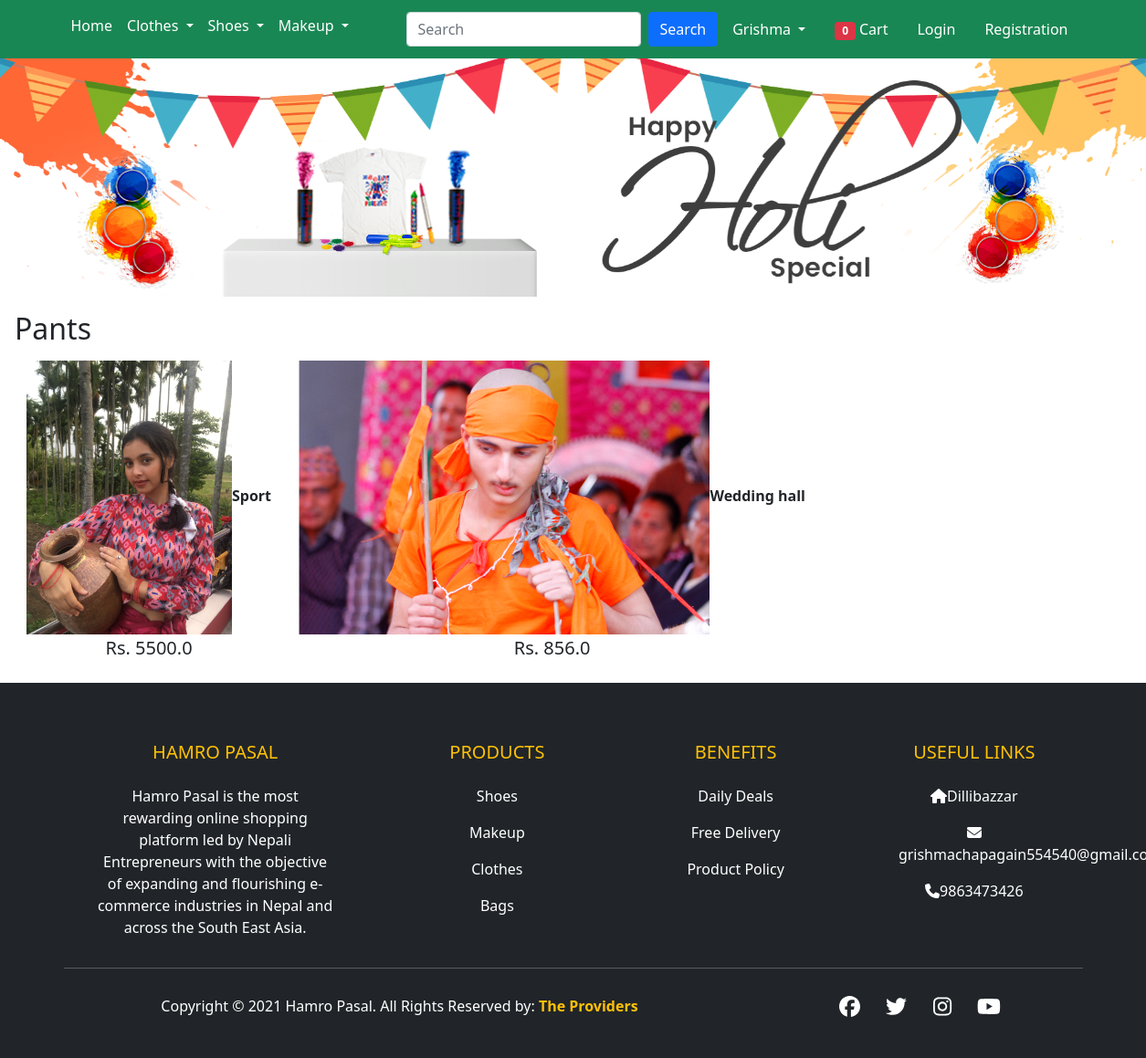
/, run on an earlier commit of the app's database.
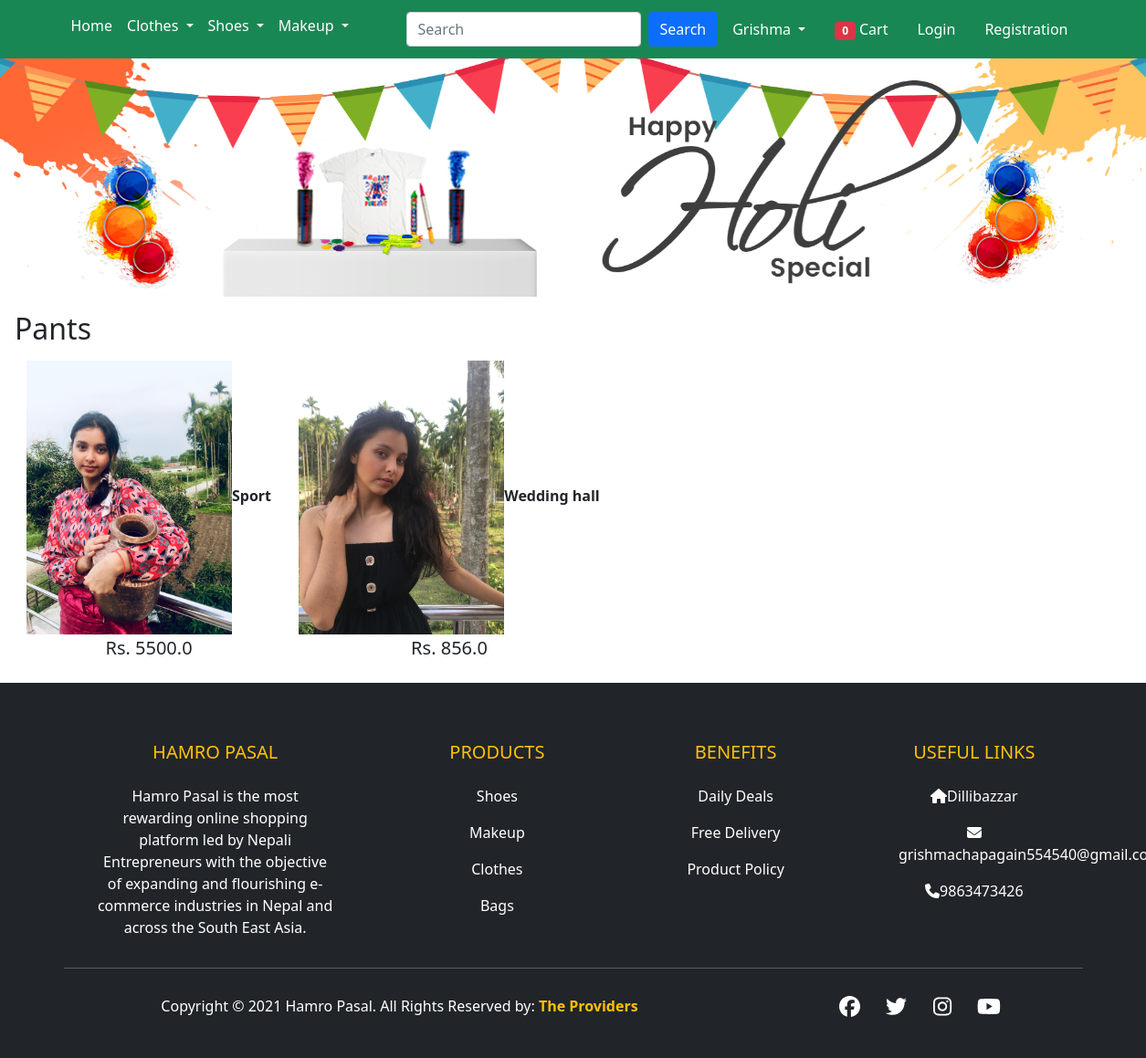
And on a later commit of the database.
### products/models.py (models this page shows, shortened)
class Product(models.Model):
    title = models.CharField(max_length=100)
    Price = models.FloatField()
    Selling_Price= models.FloatField()
    Description = models.TextField()
    Manufacturer = models.CharField(max_length=100)
    category = models.CharField(choices=PASAL_CHOICES, max_length=2)
    Image = models.ImageField(upload_to='productimg')

### products/views.py (the view)
# urls.py: path('', views.ProductView.as_view(), name='home'),
class ProductView(View):
    def get(self, request):
        totalitem = 0
        Bh = Product.objects.filter(category="BS")
        GT = Product.objects.filter(category="G")
        LD = Product.objects.filter(category="L")
        CM = Product.objects.filter(category="C")
        Pant= Product.objects.filter(category="P")
        Ss= Product.objects.filter(category="T")
        if request.user.is_authenticated:
            totalitem = len(Cart.objects.filter(user=request.user))
        return render(request, 'pr/home.html', { 'LD': LD,'GT': GT,'CM': CM ,'Bh':Bh,'Pant':Pant,'Ss':Ss,'totalitem': totalitem})

### products/templates/pr/home.html (shortened to what this page needs)
{% extends 'pr/base.html' %}
{% load static %}
{% block banner_slider %}
<div id="carouselExampleControls" class="carousel slide" data-bs-ride="carousel">
  <div class="carousel-inner">
    <div class="carousel-item active">
      <img src="{% static 'all/images/banner/holi.png' %}" class="d-block w-100" alt="...">
    </div>
  </div>
  <a class="carousel-control-prev" href="#carouselExampleControls" role="button" data-bs-slide="prev">
    <span class="carousel-control-prev-icon" aria-hidden="true"></span>
  </a>
  <a class="carousel-control-next" href="#carouselExampleControls" role="button" data-bs-slide="next">
    <span class="carousel-control-next-icon" aria-hidden="true"></span>
  </a>
</div>
{% endblock banner_slider %}
{% block main-content %}
<div class="m-3">
  <h2>Pants</h2>
  <div>
  {% for f in Pant %}
   <a href="{% url 'product-detail' f.id %}" class="btn"><div class="item"><img src="{{f.Image.url}}" alt="not" height="300px"><span class="fw-bold">{{f.title}}</span><br><span class="fs-5">Rs. {{f.Selling_Price}}</span></div></a>
   {% endfor %}
 </div>
 </div>
{% endblock main-content %}

### products/templates/pr/base.html (shortened to what this page needs)
<!doctype html>
{% load static %}
<html lang="en">
<head>
    <link href="https://cdn.jsdelivr.net/npm/bootstrap@5.0.0-beta1/dist/css/bootstrap.min.css" rel="stylesheet"
>
</head>
<body>
<nav class="navbar navbar-expand-lg navbar-dark bg-success">
    <div class="container">
        <div class="collapse navbar-collapse" id="navContent">
            <ul class="navbar-nav me-auto mb-2 mb-lg-2">
                <li class="nav-item">
                    <a class="nav-link active" aria-current="page" href="/">Home</a>
                </li>
            <li class="nav-item dropdown">
                    <a class="nav-link dropdown-toggle text-white" href="#" id="fashionDropdown" role="button"
                       data-bs-toggle="dropdown" aria-expanded="false">
                        Clothes
                    </a>
                </li>
                 <li class="nav-item dropdown">
                    <a class="nav-link dropdown-toggle text-white" href="#" id="ShoeDropdown" role="button"
                       data-bs-toggle="dropdown" aria-expanded="false">
                        Shoes
                    </a>
                </li>
                <li class="nav-item dropdown">
                    <a class="nav-link dropdown-toggle text-white" href="#" id="BeautyDropdown" role="button"
                       data-bs-toggle="dropdown" aria-expanded="false">
                        Makeup
                    </a>
                </li>
            </ul>
            <form class="d-flex" action="{% url 'search' %}" method="get">
                <input class="form-control me-2" type="search" placeholder="Search" aria-label="Search" name=search>
                <button class="btn btn-primary " type="submit">Search</button>
            </form>
            <div>
                <ul class="navbar-nav me-auto mb-2 mb-lg-0">
                    <li class="nav-item dropdown mx-2">
                        <a class="nav-link dropdown-toggle text-white " href="#" id="profileDropdown" role="button"
                           data-bs-toggle="dropdown" aria-expanded="false">
                           Grishma
                        </a>
            </li>
                    <li class="nav-item mx-2">
                        <a href="{% url 'showcart' %}" class="nav-link text-white"><span class="badge bg-danger">{{totalitem}}</span>
                            Cart </a>
                    </li>
                    <li class="nav-item mx-2">
                        <a href="{% url 'login' %}" class="nav-link text-white">Login</a>
                    </li>
                    <li class="nav-item mx-2">
                        <a href="{% url 'customerregistration' %}" class="nav-link text-white">Registration</a>
                    </li>
                </ul>
            </div>
        </div>
    </div>
</nav>
{% block banner_slider %} {% endblock banner_slider %}
{% block main-content %} {% endblock main-content %}
<footer class="bg-dark text-white pt-5 pb-4">
    <div class="container text-center text-md-left">
        <div class="row text-center text-md-left">
            <div class="col-md-3 col-lg-3 col-xl-3 mx-auto mt-3">
                <h5 class="text-uppercase mb-4 font-weight-bold text-warning"> Hamro Pasal </h5>
                <p> Hamro Pasal is the most rewarding online shopping platform led by Nepali Entrepreneurs with the objective of expanding and flourishing e-commerce industries in Nepal and across the South East Asia. </p>
            </div>
            <div class="col-md-2 col-lg-2 col-xl-2 mx-auto mt-3">
                <h5 class="text-uppercase mb-4 font-weight-bold text-warning"> Products </h5>
            <p>
                <a href="#" class="text-white" style="text-decoration: none;"> Shoes </a>
            </p>
            <p>
                <a href="#" class="text-white" style="text-decoration: none;"> Makeup </a>
            </p>
            <p>
                <a href="#" class="text-white" style="text-decoration: none;"> Clothes </a>
            </p>
            <p>
                <a href="#" class="text-white" style="text-decoration: none;"> Bags </a>
            </p>
            </div>
            <div class="col-md-3 col-lg-2 col-xl-2 mx-auto mt-3">
                <h5 class="text-uppercase mb-4 font-weight-bold text-warning">Benefits </h5>
            <p>
                <a href="#" class="text-white" style="text-decoration: none;"> Daily Deals </a>
            </p>
            <p>
                <a href="#" class="text-white" style="text-decoration: none;"> Free Delivery </a>
            </p>
            <p>
                <a href="#" class="text-white" style="text-decoration: none;"> Product Policy </a>
            </p>
            </div>
            <div class="col-md-3 col-lg-2 col-xl-2 mx-auto mt-3">
                <h5 class="text-uppercase mb-4 font-weight-bold text-warning">Useful Links </h5>
            <p>
                <i class="fas fa-home mr-3"></i>Dillibazzar
            </p>
            <p>
                <i class="fas fa-envelope mr-3"></i>grishmachapagain554540@gmail.com
            </p>
            <p>
                <i class="fas fa-phone mr-3"></i>9863473426
            </p>
            </div>
        </div>
        <hr class="mb-4">
        <div class="row align-items-center">
            <div class="col-md-7 col-lg-8">
                <p> Copyright © 2021 Hamro Pasal. All Rights Reserved by:
                    <a href="#" style="text-decoration: none;">
                        <strong class="text-warning"> The Providers</strong>
                        </a></p>
            </div>
            <div class="col-md-5 col-lg-4">
                <div class="text-center text-md-right">
                    <ul class="list-unstyled list-inline">
                        <li class="list-inline-item">
                            <a href="https://www.facebook.com/" class="btn-floating btn-sm text-white" style="font-size: 23px;"><i class="fab fa-facebook"></i></a>
                        </li>
                        <li class="list-inline-item">
                            <a href="https://twitter.com/" class="btn-floating btn-sm text-white" style="font-size: 23px;"><i class="fab fa-twitter"></i></a>
                        </li>
                        <li class="list-inline-item">
                            <a href="https://www.instagram.com" class="btn-floating btn-sm text-white" style="font-size: 23px;"><i class="fab fa-instagram"></i></a>
                        </li>
                        <li class="list-inline-item">
                            <a href="https://www.youtube.com" class="btn-floating btn-sm text-white" style="font-size: 23px;"><i class="fab fa-youtube"></i></a>
                        </li>
            </div>
        </div>
    </div>
</body>
</html>

What changed in the data, as far as the page shows it:
changed Product "Sport": Image: a different picture
changed Product "Wedding hall": Image: a different picture
